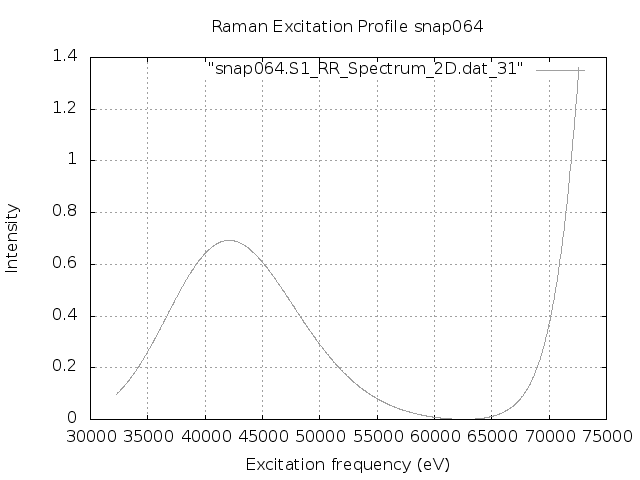

This figure's gnuplot source:
set terminal png
set output "snap064.S1.REP.png"
set xlabel 'Excitation frequency (eV)'
set ylabel 'Intensity'
set title "Raman Excitation Profile snap064"
set grid
set autoscale
plot "snap064.S1_RR_Spectrum_2D.dat_31" with lines lc "blue"
exit
